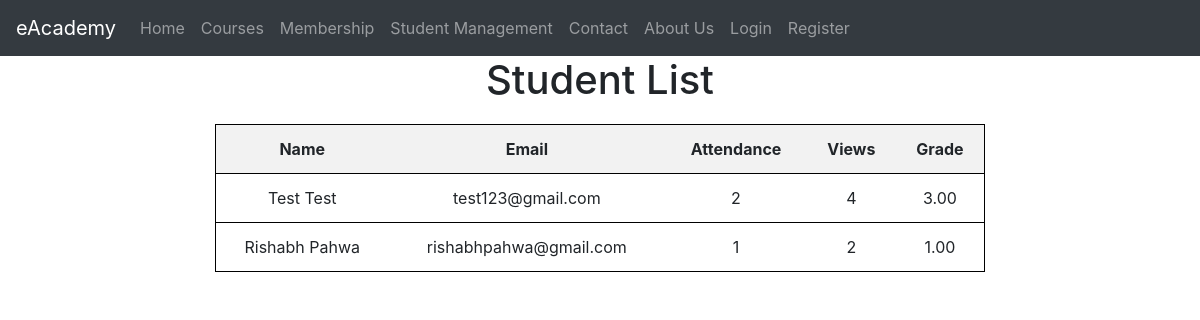
The page /student/ on the database as committed earlier.
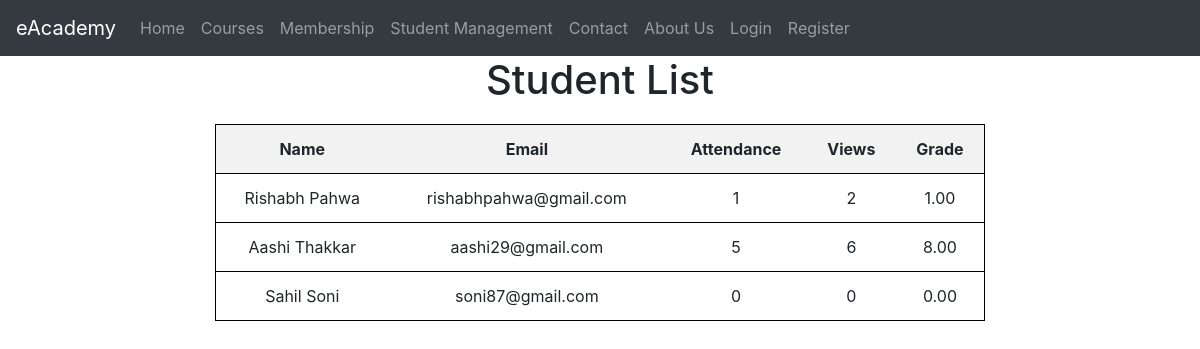
The same page on the database as committed later.
### eAcademyApp/models.py (models this page shows, shortened)
class Student(models.Model):
    USER_TYPE_CHOICES = [
        ('student', 'Student'),
        ('professor', 'Professor'),
    ]
    user = models.OneToOneField(User, on_delete=models.CASCADE)
    user_type = models.CharField(max_length=10, choices=USER_TYPE_CHOICES, default='student')
    first_name = models.CharField(max_length=100, null=True)
    last_name = models.CharField(max_length=100, null=True)
    email = models.EmailField(unique=True, null=True)
    attendance = models.PositiveIntegerField(default=0)
    views = models.PositiveIntegerField(default=0)
    grade = models.DecimalField(max_digits=5, decimal_places=2, default=0.0)

### eAcademyApp/views.py (the view)
# urls.py: path('student/', views.student_list, name='student_list'),
def student_list(request):
    students = Student.objects.filter(user__student__user_type='student')
    return render(request, 'student_list.html', {'students': students})

### templates/student_list.html
{% extends 'base.html' %}
{% load static %}
{% block content %}
<div class="container">
    <h1>Student List</h1>
    <table class="student-table">
        <thead>
            <tr>
                <th>Name</th>
                <th>Email</th>
                <th>Attendance</th>
                <th>Views</th>
                <th>Grade</th>
            </tr>
        </thead>
        <tbody>
            {% for student in students %}
            <tr>
                <td>{{ student.first_name }} {{ student.last_name }}</td>
                <td>{{ student.email }}</td>
                <td>{{ student.attendance }}</td>
                <td>{{ student.views }}</td>
                <td>{{ student.grade }}</td>
            </tr>
            {% endfor %}
        </tbody>
    </table>
</div>
{% endblock %}

### templates/base.html (shortened to what this page needs)
{% load static %}
<!DOCTYPE html>
<html>
<head>
    <link rel="stylesheet" href="https://stackpath.bootstrapcdn.com/bootstrap/4.5.0/css/bootstrap.min.css">
    <link rel="stylesheet" href="{% static 'eAcademyApp/styles.css' %}">
</head>
<body>
    <nav class="navbar navbar-expand-lg navbar-dark bg-dark">
        <a class="navbar-brand" href="/">eAcademy</a>
        <div class="collapse navbar-collapse" id="navbarNav">
            <ul class="navbar-nav">
                <li class="nav-item {% if request.path == '/' %}active{% endif %}">
                    <a class="nav-link" href="/">Home</a>
                </li>
                <li class="nav-item {% if request.path == '/courses/' %}active{% endif %}">
                    <a class="nav-link" href="/courses/">Courses</a>
                </li>
                <li class="nav-item {% if request.path == '/membership/' %}active{% endif %}">
                    <a class="nav-link" href="/membership/">Membership</a>
                </li>
                <li class="nav-item {% if request.path == '/student-management/' %}active{% endif %}">
                    <a class="nav-link" href="/student/">Student Management</a>
                </li>
                <li class="nav-item {% if request.path == '/contact/' %}active{% endif %}">
                    <a class="nav-link" href="/contact/">Contact</a>
                </li>
                <li class="nav-item {% if request.path == '/aboutus/' %}active{% endif %}">
                    <a class="nav-link" href="/aboutus/">About Us</a>
                </li>
                {% if request.user.is_authenticated %}
                    <li class="nav-item">
                        <a class="nav-link" href="/accounts/logout/">Logout</a>
                    </li>
                {% else %}
                <li class="nav-item {% if request.path == '/accounts/login/' %}active{% endif %}">
                    <a class="nav-link" href="/accounts/login/">Login</a>
                </li>
                <li class="nav-item {% if request.path == '/accounts/register/' %}active{% endif %}">
                    <a class="nav-link" href="/accounts/register/">Register</a>
                </li>
                {% endif %}
            </ul>
        </div>
    </nav>
    {% block content %}
    {% endblock %}
</body>
</html>

### eAcademyApp/static/eAcademyApp/styles.css (style rules this page uses)
.student-table { width: 100%; border-collapse: collapse; margin-top: 20px; border: 1px solid black; }
.student-table th, .student-table td { padding: 12px; text-align: center; border-bottom: 1px solid black; }
.student-table th { background-color: #f2f2f2; text-align: center; }
.student-table th { text-align: center; }
.container { max-width: 800px; margin: 0 auto; }
h1 { text-align: center; margin-bottom: 20px; }

Rows that differ between the two databases and show on the page:
removed Student: first_name "Test", last_name "Test", email "test123@gmail.com", attendance "2", views "4", grade "3.00"
added Student: first_name "Aashi", last_name "Thakkar", email "aashi29@gmail.com", attendance "5", views "6", grade "8.00"
added Student: first_name "Sahil", last_name "Soni", email "soni87@gmail.com", attendance "0", views "0", grade "0.00"
